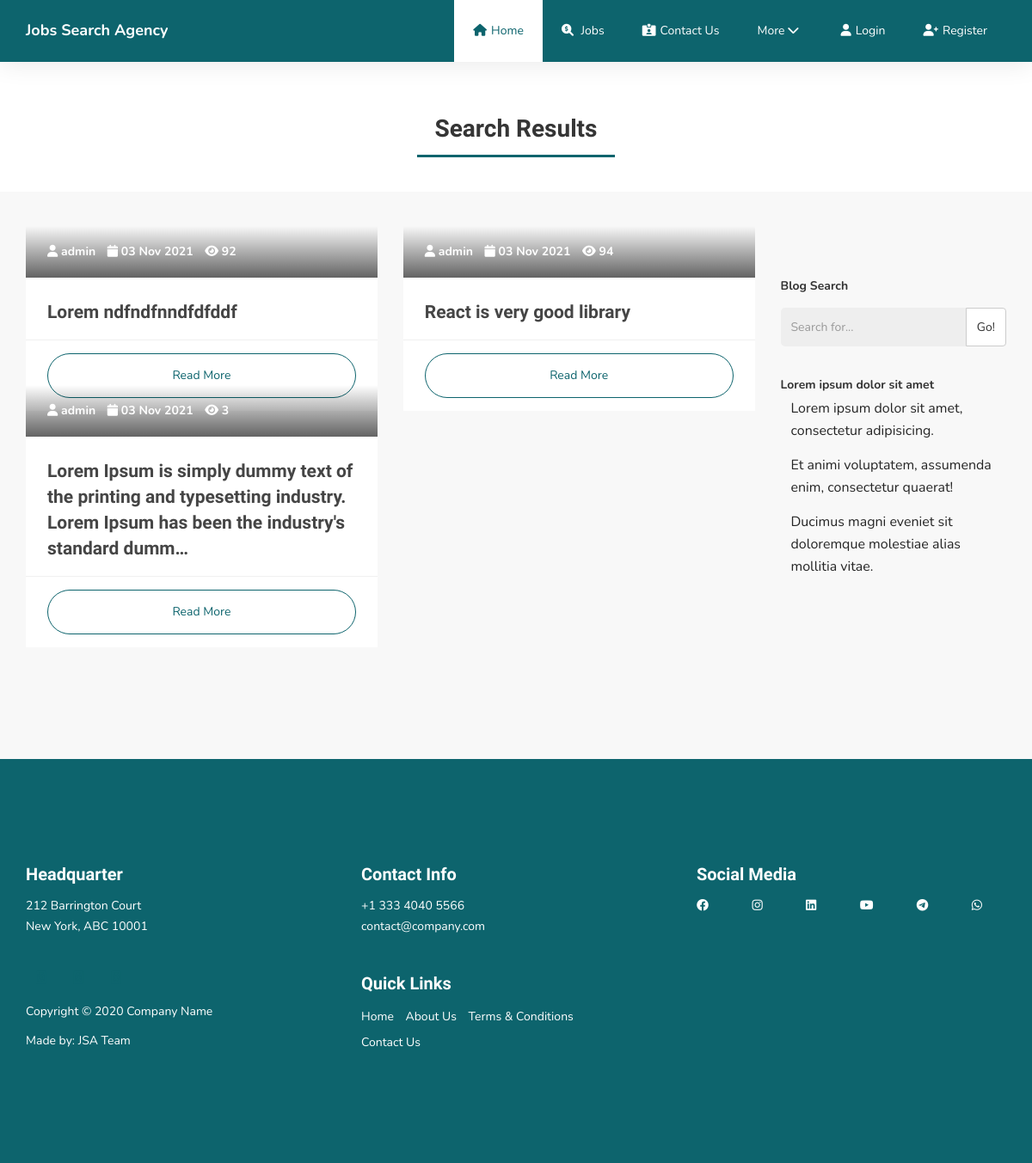
/search/, run on an earlier commit of the app's database.
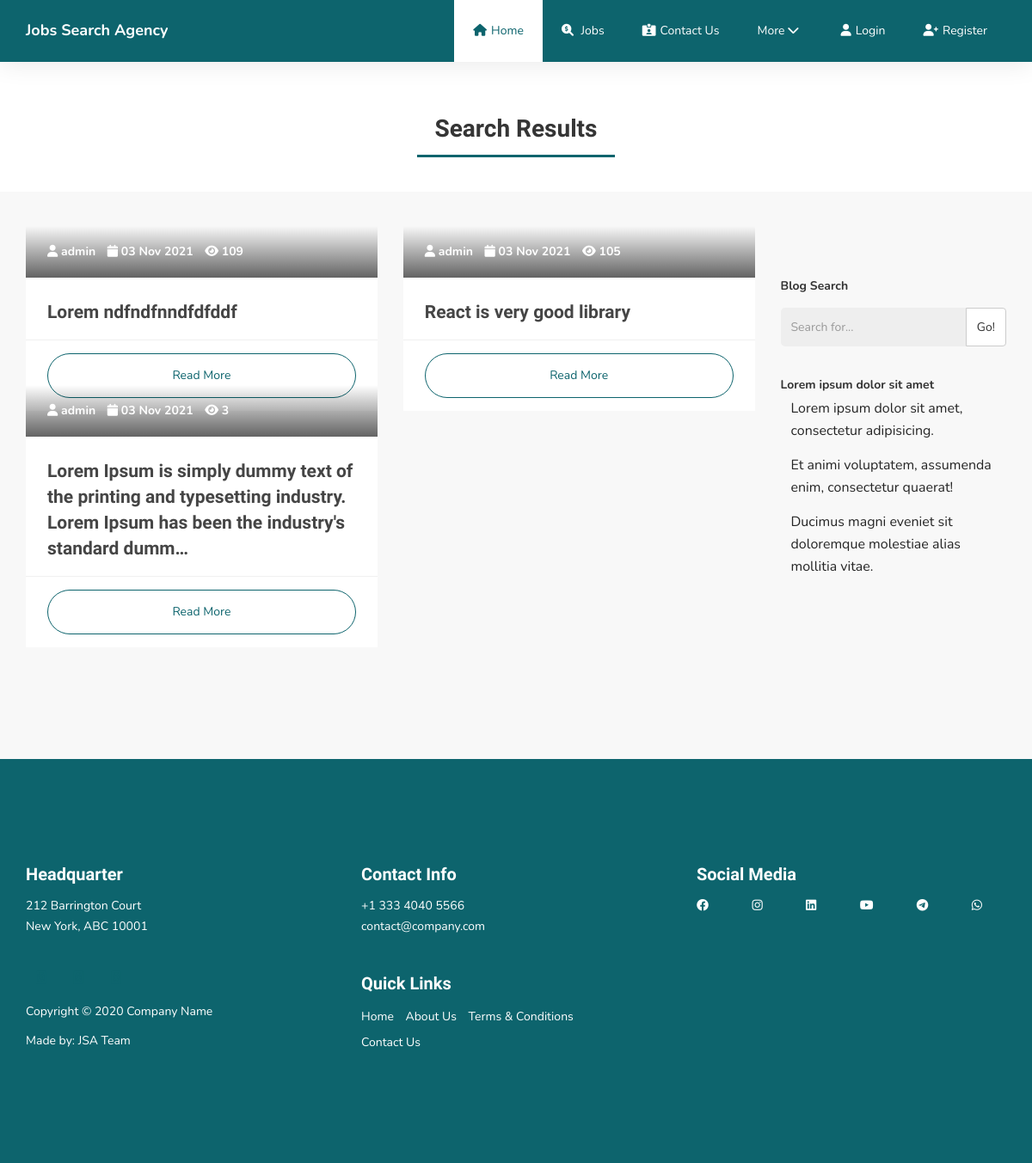
And on a later commit of the database.
### jobs/models.py (models this page shows, shortened)
class Post(models.Model):
    title=models.CharField(max_length=100)
    overview=models.TextField()
    content = RichTextUploadingField()
    comment_count=models.IntegerField(default=0)
    view_count=models.IntegerField(default=0)
    author=models.ForeignKey(settings.AUTH_USER_MODEL, on_delete=models.CASCADE)
    image = models.ImageField()
    slug = models.SlugField( null=False, unique=True)
    categories = models.ManyToManyField(Category)
    tags = models.ManyToManyField(Tag)
    created_date = models.DateTimeField(auto_now_add=True)
    updated_date = models.DateTimeField(auto_now=True)
    def get_absolute_url(self):
        return reverse('blog-detail', kwargs ={
            'slug':self.slug
        })
    @property
    def comment_count(self):
        return Comment.objects.filter(post=self).count()

class CustomUser(AbstractUser):
    is_user = models.BooleanField(default=False)
    is_employer = models.BooleanField(default=False)
    email = models.EmailField(unique=True)

### jobs/views.py (the view)
# urls.py: path('search/', views.search, name="search"),
def search(request):
    recent_posts = Post.objects.all().order_by('-created_date')[:3]
    categories = Category.objects.all()
    queryset = Post.objects.all()
    query = request.GET.get('q')
    if query:
        queryset = queryset.filter(
            Q(title__icontains=query) |
            Q(overview__icontains=query)
        ).distinct()
    context = {
        'queryset': queryset,
        'recent_posts':recent_posts,
        'categories':categories,
    }
    return render(request, 'mainpages/search-results.html', context)

### templates/mainpages/search-results.html (shortened to what this page needs)
{% extends "base.html" %}
{% load static %}
{% block content %}
     <div>
          <div id="employee-register" class="container">
               <h2 class="title">Search Results</h2>
               <div class="line"></div>
          </div>
     </div>
     <section class="section-background">
          <div class="container">
               <div class="row">
                    <div class="col-lg-3 pull-right col-xs-12">
                         <div class="form">
                              <form action="{% url 'search' %}">
                                   <div class="form-group">
                                        <label class="control-label">Blog Search</label>
                                        <div class="input-group">
                                             <input type="search" class="form-control" name="q" placeholder="Search for...">
                                             <span class="input-group-btn">
                                                  <button class="btn btn-default" type="submit">Go!</button>
                                             </span>
                                        </div>
                                   </div>
                              </form>
                         </div>
                         <br>
                         <label class="control-label">Lorem ipsum dolor sit amet</label>
                         <ul class="list">
                              <li><a href="blog-post-details.html">Lorem ipsum dolor sit amet, consectetur adipisicing.</a></li>
                              <li><a href="blog-post-details.html">Et animi voluptatem, assumenda enim, consectetur quaerat!</a></li>
                              <li><a href="blog-post-details.html">Ducimus magni eveniet sit doloremque molestiae alias mollitia vitae.</a></li>
                         </ul>
                    </div>
                    <div class="col-lg-9 col-xs-12">
                         <div class="row">
                            {% if queryset %}
                              {% for post in queryset %}
                              <div class="col-sm-6">
                                   <div class="courses-thumb courses-thumb-secondary">
                                        <div class="courses-top">
                                             <div class="courses-date">
                                                  <span title="Author"><i class="fa fa-user"></i> {{post.author }}</span>
                                                  <span title="Date"><i class="fa fa-calendar"></i> {{post.created_date|date:"d M Y"}}</span>
                                                  <span title="Views"><i class="fa fa-eye"></i> {{post.view_count }}</span>
                                             </div>
                                        </div>
                                        <div class="courses-detail">
                                             <h3><a href="{{post.get_absolute_url}}">{{post.overview|truncatechars:125}}</a></h3>
                                        </div>
                                        <div class="courses-info">
                                             <a href="{{post.get_absolute_url}}" class="section-btn btn btn-primary btn-block">Read More</a>
                                        </div>
                                   </div>
                              </div>
                              {% endfor %}
                              {% else %}
                            <h4 style="text-align: center;">Nothing found. Please try again.</h4>
                              {% endif %}
                         </div>
                    </div>
               </div>
          </div>
     </section>
     {% endblock %}

### templates/base.html (shortened to what this page needs)
{% load static %}
<!DOCTYPE html>
<html lang="en">
    <head>
        <link rel="stylesheet" href="{% static 'assets/css/bootstrap.min.css' %}">
        <link rel="stylesheet" href="{% static 'assets/css/font-awesome.min.css' %}">
        <link rel="stylesheet" href="{% static 'assets/css/owl.carousel.css' %}">
        <link rel="stylesheet" href="{% static 'assets/css/owl.theme.default.min.css' %}">
        <link rel="stylesheet" href="https://cdnjs.cloudflare.com/ajax/libs/font-awesome/6.0.0-beta2/css/all.min.css"
 />
        <link rel="stylesheet" href="{% static 'assets/css/style.css' %}">
        <link rel="stylesheet" href="{% static 'assets/css/extra.css' %}">
   </head>
<body>
    {% include "./mainpages/navbar.html" %}
        {% block content %}
        {% endblock %}
    {% include "./mainpages/footer.html" %}
</body>
</html>

### templates/mainpages/navbar.html (shortened to what this page needs)
     {% load static %}
     <section class="navbar custom-navbar navbar-fixed-top" role="navigation">
        <div class="container nav-own">
             <div class="navbar-header">
                  <a href="{% url 'home' %}" class="navbar-brand">Jobs Search Agency</a>
             </div>
             <div class="collapse navbar-collapse">
                  <ul class="nav navbar-nav navbar-nav-first">
                       <li class="active"><a href="{% url 'home' %}"><i class="fas fa-home"></i>Home</a></li>
                       <li><a href="{% url 'jobs' %}"><i class="fas fa-search-dollar"></i> Jobs</a></li>
                       <li><a href="{% url 'contact' %}"><i class="fas fa-id-card-alt"></i>Contact Us</a></li>
                       <li class="dropdown">
                            <a href="#" class="dropdown-toggle" data-toggle="dropdown" role="button"
                                 aria-haspopup="true" aria-expanded="false">More <i class="fas fa-chevron-down"></i>
                       </li>
                       {% if user.is_authenticated %}
                       <li>
                        {% if user.is_user %}
                           <a class="user-img" href="{% url 'employee-profile' %}">
                              {% if request.user.employee.profile_pic %}
                                <img src="{{request.user.employee.profile_pic.url}}"
                                  alt="user-img" title="Employee profile">
                              {% else %}
                              <img  class="user-img" src="{% static 'assets/images/default.png' %}" alt="Company logo"/>
                              {% endif %}
                            </a>
                         {% endif %}
                            {% if user.is_employer %}
                            <a class="user-img" href="{% url 'employer-profile' %}">
                              {% if request.user.employer.profile_pic %}
                              <img src="{{request.user.employer.profile_pic.url}}"
                                alt="user-img" title="Employer profile">
                            {% else %}
                            <img  class="user-img" src="{% static 'assets/images/default.png' %}" alt="Company logo"/>
                            {% endif %}
                            </a>
                            {% endif %}
                            {% if user.is_superuser %}
                            <a class="user-img" href="{% url 'admin-profile' %}">
                              {% if request.user.admin.profile_pic %}
                            <img  class="user-img" src="{{request.user.admin.profile_pic.url}}" alt="Admin photo"/>
                            {% else %}
                            <img  class="user-img" src="{% static 'assets/images/default.png' %}" alt="Admin photo"/>
                            {% endif %}
                            </a>
                            {% endif %}
                        </li>
                        <li><a href="{% url 'logout' %}"><i class="fas fa-sign-out-alt"></i>Logout</a></li>
                        {% else %}
                       <li><a href="{% url 'login' %}"><i class="fas fa-user"></i>Login</a></li>
                       <li><a href="{% url 'registerType' %}"><i class="fas fa-user-plus"></i>Register</a></li>
                       {% endif %}
                  </ul>
             </div>
        </div>
   </section>

### templates/mainpages/load.html (shortened to what this page needs)
{% load static %}

### templates/mainpages/footer.html
{% load static %}
<footer id="footer">
  <div class="container">
    <div class="row">
      <div class="col-md-4 col-sm-6">
        <div class="footer-info">
          <div class="section-title">
            <h2>Headquarter</h2>
          </div>
          <address>
            <p>212 Barrington Court <br />New York, ABC 10001</p>
          </address>
          <ul class="social-icon">
            <li>
              <a
                href="#"
                class="fa fa-facebook-square"
                attr="facebook icon"
              ></a>
            </li>
            <li><a href="#" class="fa fa-twitter"></a></li>
            <li><a href="#" class="fa fa-instagram"></a></li>
          </ul>
          <div class="copyright-text">
            <p>Copyright &copy; 2020 Company Name</p>
            <p>
              Made by:
              <a href="#">JSA Team</a>
            </p>
          </div>
        </div>
      </div>
      <div class="col-md-4 col-sm-6">
        <div class="footer-info">
          <div class="section-title">
            <h2>Contact Info</h2>
          </div>
          <address>
            <p>+1 333 4040 5566</p>
            <p><a href="mailto:contact@company.com">contact@company.com</a></p>
          </address>
          <div class="footer_menu">
            <h2>Quick Links</h2>
            <ul>
              <li><a href="{% url 'home' %}">Home</a></li>
              <li><a href="{% url 'login' %}">About Us</a></li>
              <li><a href="{% url 'login' %}">Terms & Conditions</a></li>
              <li><a href="{% url 'contact' %}">Contact Us</a></li>
            </ul>
          </div>
        </div>
      </div>
      <div class="col-md-4 col-sm-6">
        <div class="footer-info">
          <div class="section-title">
            <h2>Social Media</h2>
          </div>
          <address class="address-social">
            <p><a href="mailto:contact@company.com"><i class="fab fa-facebook"></i></a></p>
            <p><a href="mailto:contact@company.com"><i class="fab fa-instagram"></i></a></p>
            <p><a href="mailto:contact@company.com"><i class="fab fa-linkedin"></i></a></p>
            <p><a href="mailto:contact@company.com"><i class="fab fa-youtube"></i></a></p>
            <p><a href="mailto:contact@company.com"><i class="fab fa-telegram"></i></a></p>
            <p><a href="mailto:contact@company.com"><i class="fab fa-whatsapp"></i></a></p>
          </address>
        </div>
      </div>
    </div>
  </div>
</footer>

### templates/mainpages/script.html (shortened to what this page needs)
{% load static %}

### static/assets/css/extra.css (style rules this page uses)
button { display: block; background: transparent; border: 0; cursor: pointer; }
.address-social { display: flex; justify-content: space-between; }
.list { list-style: none; padding-left: 1.2rem; }

What changed in the data, as far as the page shows it:
changed Post "Lorem ndfndfnndfdfddf": view_count "92" → "109"
changed Post "React is very good library": view_count "94" → "105"
